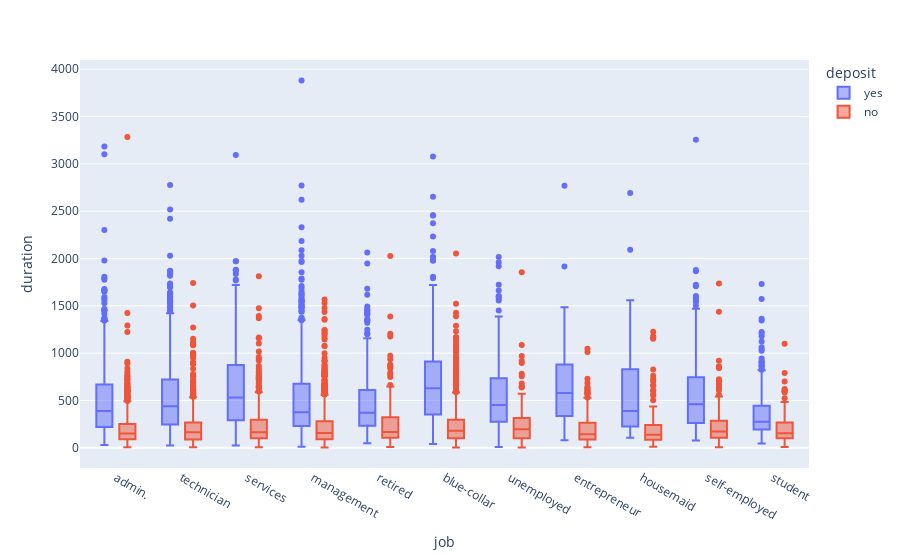

Notebook cell for this chart:
### Code cell
fig = px.box(df, x="job", y="duration", color="deposit")
fig.show()

### Figure 1 — Plotly figure (JSON) as saved in the notebook; plotly's stock layout.template omitted (floating-point values rounded to 4 significant figures; data arrays with more than 128 entries replaced by an {"elided": "..."} marker saying what was removed)
{"data": [{"alignmentgroup": "True", "hovertemplate": "deposit=yes<br>job=%{x}<br>duration=%{y}<extra></extra>", "legendgroup": "yes", "marker": {"color": "#636efa"}, "name": "yes", "notched": false, "offsetgroup": "yes", "orientation": "v", "showlegend": true, "type": "box", "x": {"elided": "5255 str values"}, "x0": " ", "xaxis": "x", "y": {"elided": "5255 int values"}, "y0": " ", "yaxis": "y"}, {"alignmentgroup": "True", "hovertemplate": "deposit=no<br>job=%{x}<br>duration=%{y}<extra></extra>", "legendgroup": "no", "marker": {"color": "#EF553B"}, "name": "no", "notched": false, "offsetgroup": "no", "orientation": "v", "showlegend": true, "type": "box", "x": {"elided": "5837 str values"}, "x0": " ", "xaxis": "x", "y": {"elided": "5837 int values"}, "y0": " ", "yaxis": "y"}], "layout": {"boxmode": "group", "legend": {"title": {"text": "deposit"}, "tracegroupgap": 0}, "margin": {"t": 60}, "xaxis": {"anchor": "y", "domain": [0, 1], "title": {"text": "job"}}, "yaxis": {"anchor": "x", "domain": [0, 1], "title": {"text": "duration"}}}}
